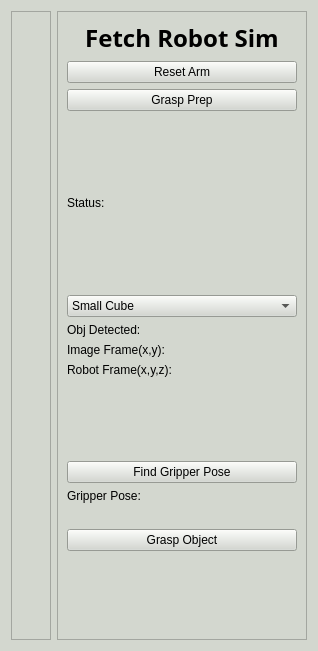
<?xml version="1.0" encoding="UTF-8"?>
<ui version="4.0">
 <class>Fetch_GUI</class>
 <widget class="QWidget" name="Fetch_GUI">
  <property name="geometry">
   <rect>
    <x>0</x>
    <y>0</y>
    <width>314</width>
    <height>651</height>
   </rect>
  </property>
  <property name="windowTitle">
   <string>Fetch_GUI</string>
  </property>
  <property name="styleSheet">
   <string notr="true">background-color: rgb(211, 215, 207);</string>
  </property>
  <layout class="QHBoxLayout" name="horizontalLayout">
   <item>
    <widget class="QFrame" name="frame">
     <property name="frameShape">
      <enum>QFrame::StyledPanel</enum>
     </property>
     <property name="frameShadow">
      <enum>QFrame::Raised</enum>
     </property>
     <layout class="QVBoxLayout" name="verticalLayout_2">
      <item>
       <spacer name="verticalSpacer_2">
        <property name="orientation">
         <enum>Qt::Vertical</enum>
        </property>
        <property name="sizeHint" stdset="0">
         <size>
          <width>20</width>
          <height>277</height>
         </size>
        </property>
       </spacer>
      </item>
      <item>
       <layout class="QVBoxLayout" name="layout"/>
      </item>
      <item>
       <spacer name="verticalSpacer">
        <property name="orientation">
         <enum>Qt::Vertical</enum>
        </property>
        <property name="sizeHint" stdset="0">
         <size>
          <width>20</width>
          <height>276</height>
         </size>
        </property>
       </spacer>
      </item>
     </layout>
    </widget>
   </item>
   <item>
    <widget class="QFrame" name="control_frame">
     <property name="minimumSize">
      <size>
       <width>250</width>
       <height>0</height>
      </size>
     </property>
     <property name="frameShape">
      <enum>QFrame::StyledPanel</enum>
     </property>
     <property name="frameShadow">
      <enum>QFrame::Raised</enum>
     </property>
     <layout class="QVBoxLayout" name="verticalLayout">
      <item>
       <widget class="QLabel" name="label">
        <property name="font">
         <font>
          <family>Ubuntu Condensed</family>
          <pointsize>18</pointsize>
          <weight>75</weight>
          <bold>true</bold>
         </font>
        </property>
        <property name="text">
         <string>Fetch Robot Sim</string>
        </property>
        <property name="alignment">
         <set>Qt::AlignCenter</set>
        </property>
       </widget>
      </item>
      <item>
       <widget class="QPushButton" name="Arm_Reset_Button">
        <property name="text">
         <string>Reset Arm</string>
        </property>
       </widget>
      </item>
      <item>
       <widget class="QPushButton" name="Grasp_Prep_Button">
        <property name="text">
         <string>Grasp Prep</string>
        </property>
       </widget>
      </item>
      <item>
       <spacer name="verticalSpacer_4">
        <property name="orientation">
         <enum>Qt::Vertical</enum>
        </property>
        <property name="sizeHint" stdset="0">
         <size>
          <width>20</width>
          <height>40</height>
         </size>
        </property>
       </spacer>
      </item>
      <item>
       <widget class="QLabel" name="status_label">
        <property name="text">
         <string>Status:</string>
        </property>
       </widget>
      </item>
      <item>
       <spacer name="verticalSpacer_5">
        <property name="orientation">
         <enum>Qt::Vertical</enum>
        </property>
        <property name="sizeHint" stdset="0">
         <size>
          <width>20</width>
          <height>40</height>
         </size>
        </property>
       </spacer>
      </item>
      <item>
       <widget class="QComboBox" name="comboBox">
        <item>
         <property name="text">
          <string>Small Cube</string>
         </property>
        </item>
        <item>
         <property name="text">
          <string>Large Cube</string>
         </property>
        </item>
        <item>
         <property name="text">
          <string>Cylinder</string>
         </property>
        </item>
       </widget>
      </item>
      <item>
       <widget class="QLabel" name="obj_detect_label">
        <property name="text">
         <string>Obj Detected:</string>
        </property>
       </widget>
      </item>
      <item>
       <widget class="QLabel" name="obj_detect_info_label">
        <property name="text">
         <string>Image Frame(x,y):</string>
        </property>
       </widget>
      </item>
      <item>
       <widget class="QLabel" name="obj_detect_info_2_label">
        <property name="text">
         <string>Robot Frame(x,y,z):</string>
        </property>
       </widget>
      </item>
      <item>
       <spacer name="verticalSpacer_7">
        <property name="orientation">
         <enum>Qt::Vertical</enum>
        </property>
        <property name="sizeHint" stdset="0">
         <size>
          <width>20</width>
          <height>40</height>
         </size>
        </property>
       </spacer>
      </item>
      <item>
       <widget class="QPushButton" name="Kinematics_Button">
        <property name="text">
         <string>Find Gripper Pose</string>
        </property>
       </widget>
      </item>
      <item>
       <widget class="QLabel" name="gripper_pose_label">
        <property name="text">
         <string>Gripper Pose:</string>
        </property>
       </widget>
      </item>
      <item>
       <widget class="QLabel" name="gripper_pose_info">
        <property name="text">
         <string/>
        </property>
       </widget>
      </item>
      <item>
       <widget class="QPushButton" name="Grasp_Button">
        <property name="text">
         <string>Grasp Object</string>
        </property>
       </widget>
      </item>
      <item>
       <spacer name="verticalSpacer_3">
        <property name="orientation">
         <enum>Qt::Vertical</enum>
        </property>
        <property name="sizeHint" stdset="0">
         <size>
          <width>20</width>
          <height>40</height>
         </size>
        </property>
       </spacer>
      </item>
     </layout>
    </widget>
   </item>
  </layout>
 </widget>
 <resources/>
 <connections/>
</ui>
